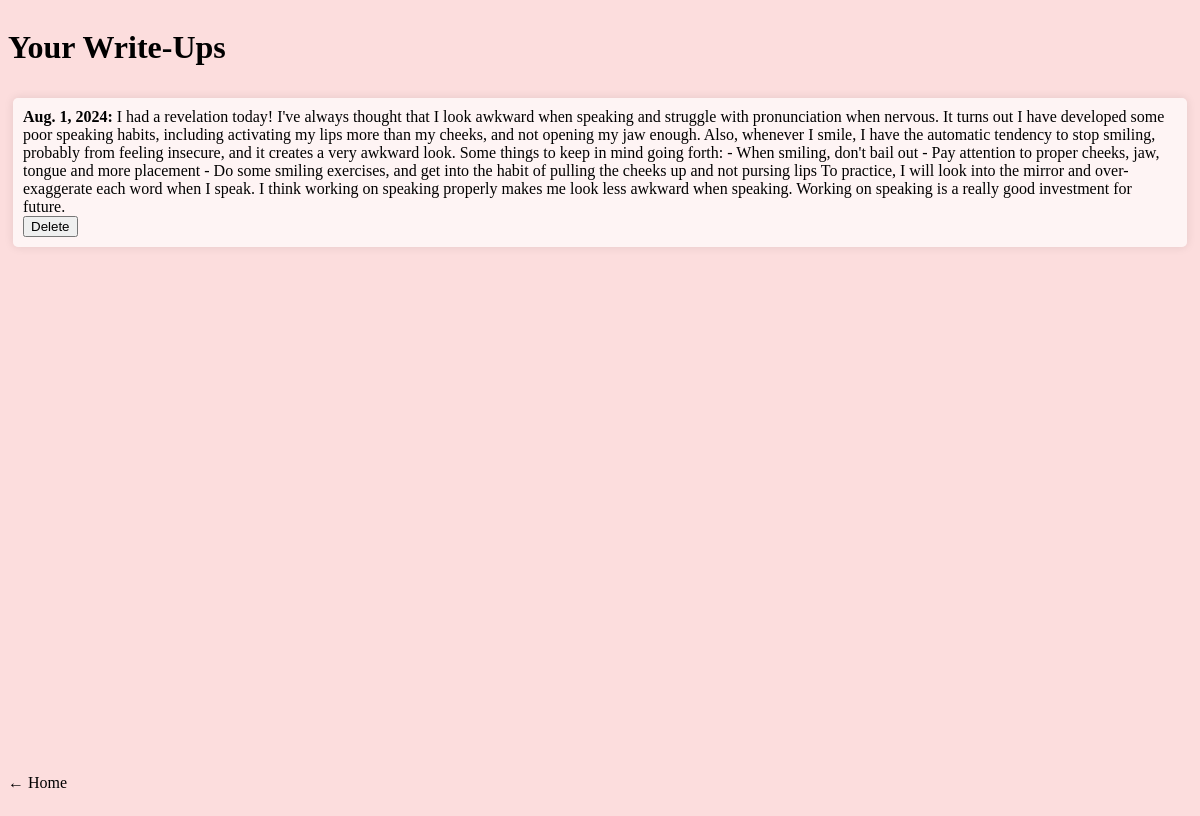
/view_write_ups/ (signed in), run on the app's committed database.
### vocab_app/models.py (models this page shows, shortened)
class DailyWriteUp(models.Model):
    user = models.ForeignKey(User, on_delete=models.CASCADE)
    date = models.DateField(auto_now_add=True)
    write_up = models.TextField()

### vocab_app/views.py (the view)
# urls.py: path('view_write_ups/', views.view_write_ups, name='view_write_ups'),
@login_required
def view_write_ups(request):
    write_ups = DailyWriteUp.objects.filter(user=request.user).order_by('-date')
    return render(request, 'vocab_app/view_write_ups.html', {'write_ups': write_ups})

### vocab_app/templates/vocab_app/view_write_ups.html (shortened to what this page needs)
<!DOCTYPE html>
<html>
<head>
</head>
<body>
    <main>
        <h1>Your Write-Ups</h1>
        <div class="your_writeups">
            {% for write_up in write_ups %}
                <div class="writeup">
                    <strong>{{ write_up.date }}:</strong> {{ write_up.write_up }} <br>
                    <form action="{% url 'delete_write_up' write_up.id %}" method="post" style="display:inline;">
                        <button type="submit">Delete</button>
                    </form> <br>
                </div>
            {% endfor %}
        </div>
    </main>
    <footer>
        <p><a href="{% url 'home' %}">&larr; Home</a></p>
    </footer>
</body>
</html>

### vocab_app/templates/vocab_app/view_write_ups.html (style rules this page uses)
body { display: flex; flex-direction: column; min-height: 100vh; background-color: #fcdddd; }
main { flex: 1; }
footer { padding-left: 10px 0; text-align: left; position: relative; bottom: 0; width: 100%; }
footer a { color: #000000; text-decoration: none; font-size: 16px; }
.writeup { position: relative; padding: 10px; margin: 5px 0; background-color: rgba(255, 255, 255, 0.698); border-radius: 5px; box-shadow: 0 0 10px rgba(0, 0, 0, 0.1); }
.your_writeups { padding: 5px; }

### data on the page
DailyWriteUp: date "Aug. 1, 2024", write_up "I had a revelation today! I've always thought that I look awkward when speaking and struggle with pronunciation when nervous. It turns out I have developed some poor speaking habits, including activating my lips more than my cheeks, and not opening my jaw enough. Also, whenever I smile, I have the automatic tendency to stop smiling, probably from feeling insecure, and it creates a very awkward look. Some things to keep in mind going forth: - When smiling, don't bail out - Pay attention to proper cheeks, jaw, tongue and more placement - Do some smiling exercises, and get into the habit of pulling the cheeks up and not pursing lips To practice, I will look into the mirror and over-exaggerate…"
